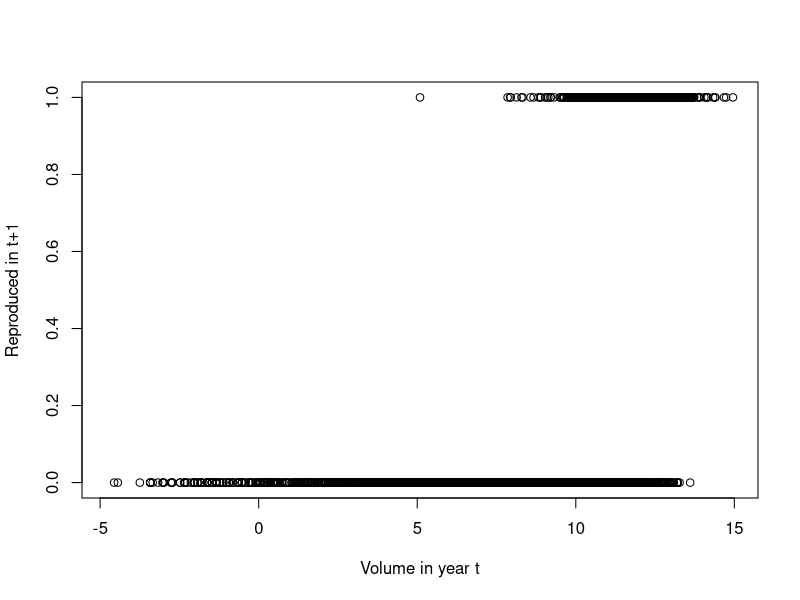
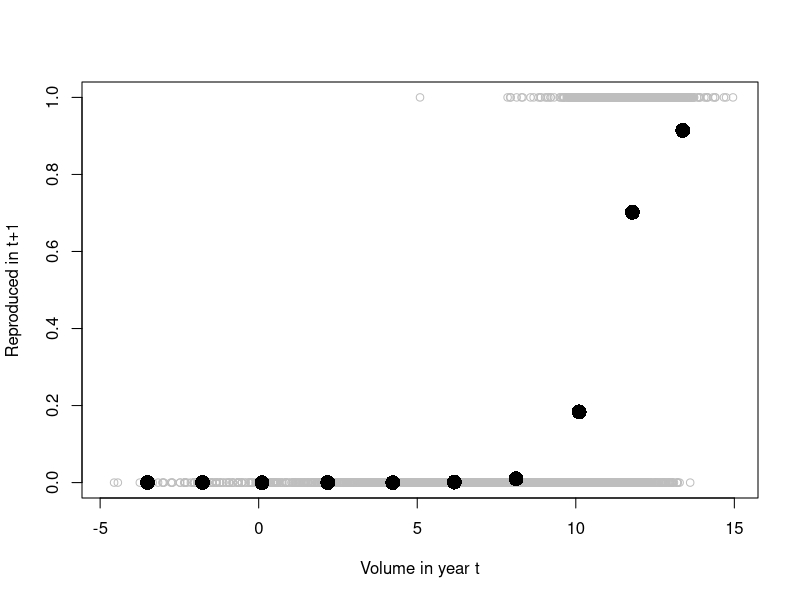

Here is the R script that generated these plots, in order: (Note: this script raises an error after producing the figures.)
setwd("C:/Users/jargr/Dropbox/PC/Desktop/Anny Stats/Lab 5")

#Load packages
library(tidyverse)
library(car)
library(statmod)

#Load data
cholla<-read.csv("cholla_demography_corrected.csv") 

#creates reproduction variable that is binary
cholla$Reproduced <- ifelse(cholla$Goodbuds_t>0, 1, 0)

#plotting reproduction vs. size
plot(x=cholla$logvol_t, y=cholla$Reproduced, 
     xlab = "Volume in year t", ylab = "Reproduced in t+1")


rep_bin <- cholla %>% 
  mutate(rep_bin = cut_interval(logvol_t, n=10)) %>% #Makes 8 size bins based on log(vol_t)
  group_by(rep_bin) %>% 
  summarise(mean_size = mean(logvol_t,na.rm=T), #Mean size in each bin
            mean_rep = mean(Reproduced,na.rm=T)) #Mean reproduction in each bin

plot(x=cholla$logvol_t, y=cholla$Reproduced, 
     xlab = "Volume in year t", ylab = "Reproduced in t+1", col = "grey")
points(rep_bin$mean_size, rep_bin$mean_rep, pch=16, cex=2)

#more plots

invlogit <- function(x){exp(x)/(1+exp(x))}

x_dummy <- seq(min(cholla$logvol_t,na.rm=T),max(cholla$logvol_t,na.rm=T),0.1)
#add predicted line using dummy x
lines(x_dummy,invlogit(coef(reprod_model)[1]+coef(reprod_model)[2]*x_dummy),col="blue",lwd=3) 



#glm 
reprod_model <- glm(Reproduced ~ logvol_t, family = "binomial", data=cholla)

plot(reprod_model)

qres<-qresid(reprod_model)#calculates quantilized residuals with some introduced randomization to overcome discreteness
qqnorm(qres)#make qqplot
abline(0,1)


resid.ssq <- sum(residuals(reprod_model,type="pearson")^2)  
resid.df <- nrow(subset(cholla,!is.na(logvol_t) & !is.na(Reproduced)))-length(coef(reprod_model)) 
resid.ssq/resid.df #overdispersion!!!s


summary(reprod_model)
scatter.smooth(qres~fitted(reprod_model))
